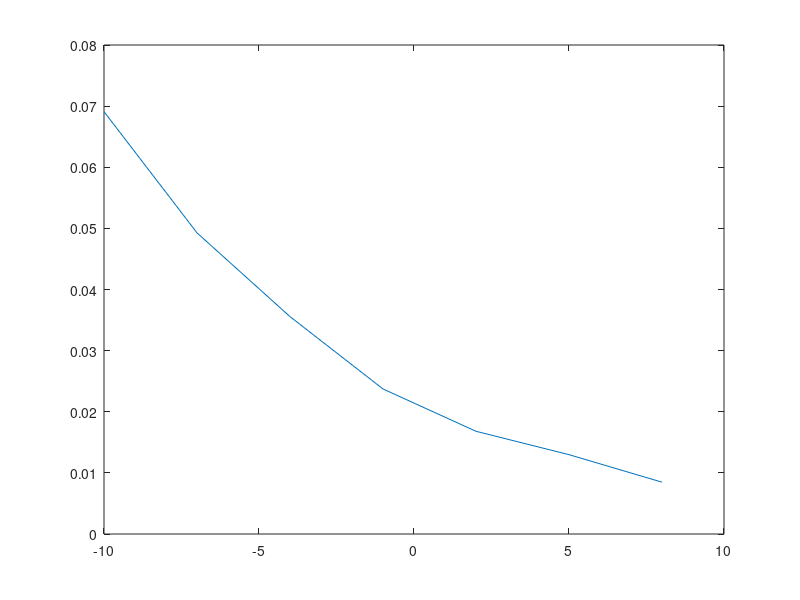

Reproduce this figure in MATLAB.

T=0;     %Threshhold
N=25;    %Number of Grid points
L=625;   %No of samples
%% No. of Txs and Rxs
Mt=4;
Mr=4;
%% 
O=[];
si=[];
A=ones(1,125);
B=zeros(1,(L-125));
C=[A B]';
C12=[];
mse1=[];
mse2=[];
C1=[];
Nvalues=[];
count=0;
iterations=1;
for v=1:N
C12=circshift(C,(v-1));
C1=[C1 C12];
end

 for i=1:(Mt*Mr)
     si=blkdiag(si,C1);     %% Basis function Matrix
 end
 for i=1:iterations
    P1=randi(N);
        Nvalues=[Nvalues;P1];
   for q=-10:3:10                 %%snr loop
s=zeros(1,N*Mt*Mr);
N1=P1;
s(N1)=1;
for i=1:((Mt*Mr)-1)
s(N1+N)=1;
N1=N1+N;
end
z=si*s';
 z=awgn(z,q,'measured');
%% Demodulation at Rx
sdemodulated=pinv(si)*z;
count=count+1;
mse(count)=norm(sdemodulated-s')/(N*Mt*Mr);
   end
   mse1=[mse1 mse];
   mse=[];
   count=0;
 end
mse1=reshape(mse1,iterations,[]);
for i=1:7
    mse2(i)=mean(mse1(:,i));
end
plot(-10:3:10,mse2);

